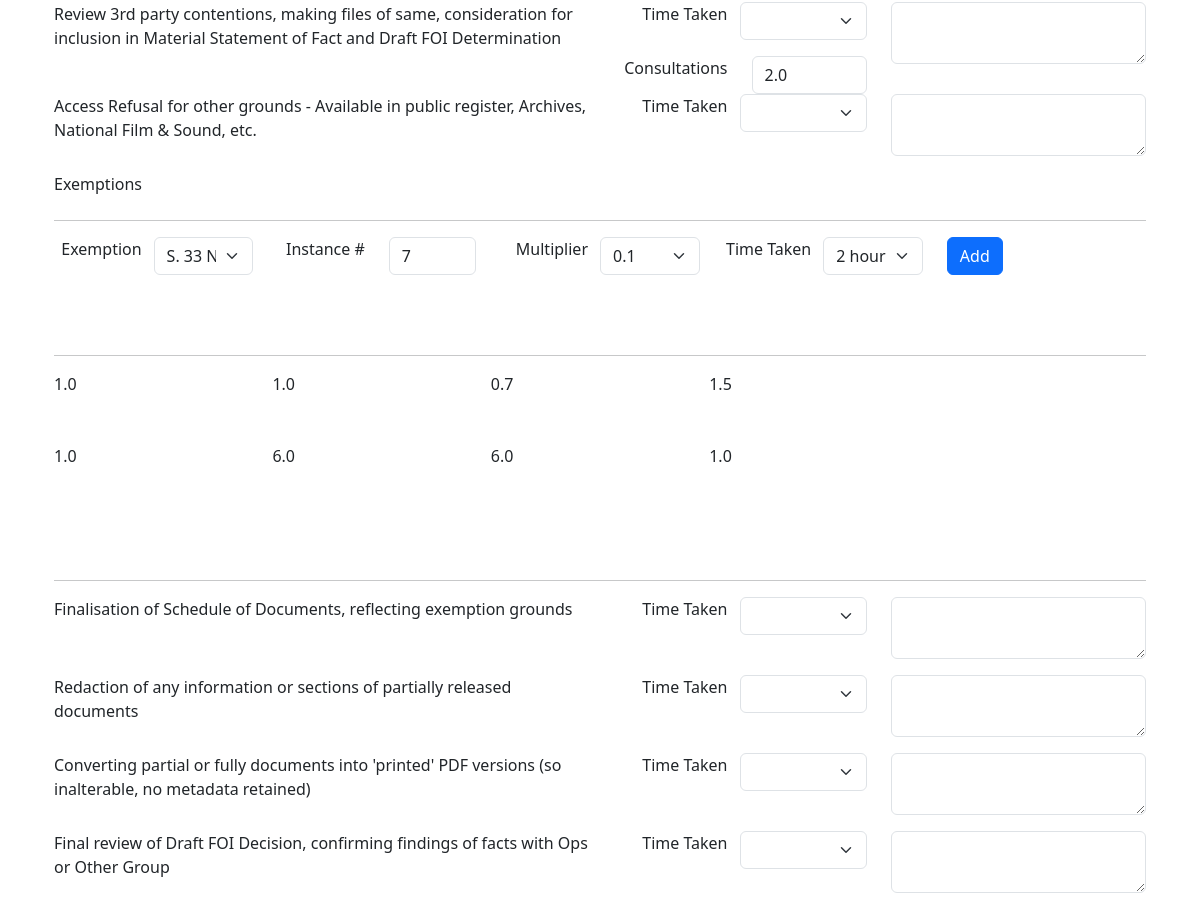
The page /edit_survey/3 (signed in, middle part) on the database as committed earlier.
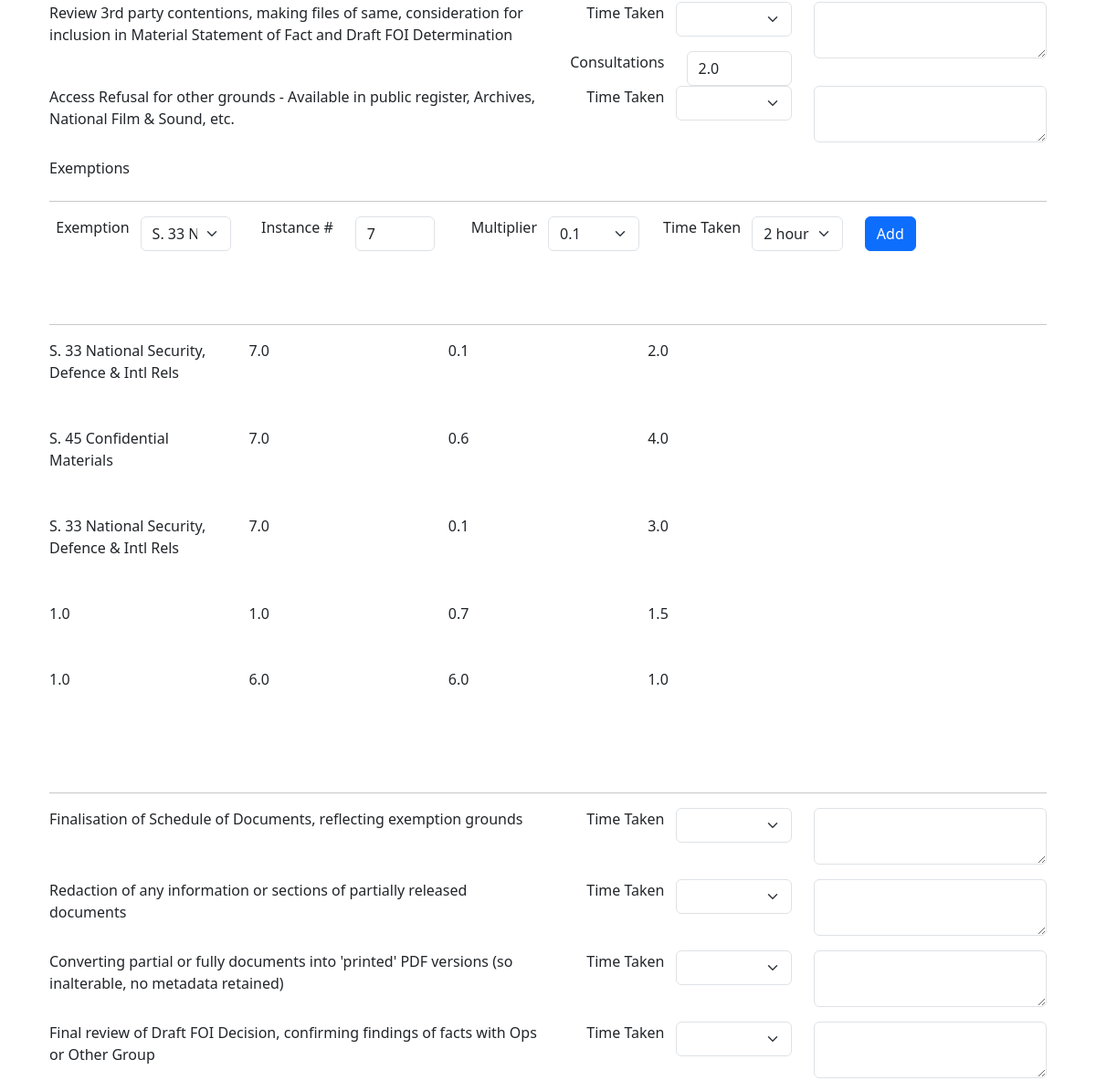
The same page on the database as committed later.
### app/models.py (models this page shows, shortened)
class Exemption(db.Model):
    id: so.Mapped[int] = so.mapped_column(primary_key=True)
    exemption_name: so.Mapped[str] = so.mapped_column(sa.String(140))
    exemption_instance: so.Mapped[float] = so.mapped_column(sa.Float)
    exemption_multiplier: so.Mapped[float] = so.mapped_column(sa.Float)
    exemption_time: so.Mapped[float] = so.mapped_column(sa.Float)
    timestamp: so.Mapped[datetime] = so.mapped_column(
        index=True, default=lambda: datetime.now(timezone.utc))
    survey_id: so.Mapped[int] = so.mapped_column(sa.ForeignKey(Survey.id),
                                               index=True)
    author: so.Mapped[Survey] = so.relationship(back_populates='exemptions')

### app/routes.py (the view, shortened to what this page needs)
@app.route('/edit_survey/<id>', methods=['GET', 'POST'])
@login_required
def edit_survey(id):
    survey = db.first_or_404(sa.select(Survey).where(Survey.id == id))
    form1 = EditSurveyForm(id)
    form2 = ExemptionForm()
    if form1.validate_on_submit():
        survey.survey_name = form1.survey_name.data
        survey.field1 = form1.field1.data
        survey.comment1=form1.comment1.data
        survey.field2 = form1.field2.data
        survey.comment2=form1.comment2.data
        survey.field3 = form1.field3.data
        survey.comment3 = form1.comment3.data
        survey.field4 = form1.field4.data
        survey.comment4 = form1.comment4.data
        survey.field5 = form1.field5.data
        survey.comment5 = form1.comment5.data
        survey.field6 = form1.field6.data
        survey.comment6 = form1.comment6.data
        survey.field7 = form1.field7.data
        survey.comment7 = form1.comment7.data
        survey.field8 = form1.field8.data
        survey.comment8 = form1.comment8.data
        survey.field9 = form1.field9.data
        survey.comment9 = form1.comment9.data
        survey.field10 = form1.field10.data
        survey.comment10 = form1.comment10.data
        survey.field11 = form1.field11.data
        survey.field12 = form1.field12.data
        survey.comment12 = form1.comment12.data
        survey.field13 = form1.field13.data
        survey.comment13 = form1.comment13.data
        survey.field14 = form1.field14.data
        survey.comment14 = form1.comment14.data
        survey.field15 = form1.field15.data
        survey.comment15 = form1.comment15.data
        survey.field16 = form1.field16.data
        survey.comment16 = form1.comment16.data
        survey.field17 = form1.field17.data
        survey.comment17 = form1.comment17.data
        survey.field18 = form1.field18.data
        survey.comment18 = form1.comment18.data
        survey.field19 = form1.field19.data
        survey.comment19 = form1.comment19.data
        survey.result=form1.result.data
        db.session.commit()
        flash('Your changes have been saved.')
        return redirect(url_for('edit_survey', id=id))
    elif request.method == 'GET':
        form1.survey_name.data = survey.survey_name
        form1.field1.data = survey.field1
        form1.comment1.data = survey.comment1
        form1.field2.data = survey.field2
        form1.comment2.data = survey.comment2
        form1.field3.data = survey.field3
        form1.comment3.data = survey.comment3
        form1.field4.data = survey.field4
        form1.comment4.data = survey.comment4
        form1.field5.data = survey.field5
        form1.comment5.data = survey.comment5
        form1.field6.data = survey.field6
        form1.comment6.data = survey.comment6
        form1.field7.data = survey.field7
        form1.comment7.data = survey.comment7
        form1.field8.data = survey.field8
        form1.comment8.data = survey.comment8
        form1.field9.data = survey.field9
        form1.comment9.data = survey.comment9
        form1.field10.data = survey.field10
        form1.comment10.data = survey.comment10
        form1.field11.data = survey.field11
        form1.field12.data = survey.field12
        form1.comment12.data = survey. comment12
        form1.field13.data = survey.field13
        form1.comment13.data = survey.comment13
        form1.field14.data = survey.field14
        form1.comment14.data = survey.comment14
        form1.field15.data = survey.field15
        form1.comment15.data = survey.comment15
        form1.field16.data = survey. field16
        form1.comment16.data = survey.comment16
        form1.field17.data = survey.field17
        form1.comment17.data = survey.comment17
        form1.field18.data = survey.field18
        form1.comment18.data = survey.comment18
        form1.field19.data = survey.field19
        form1.comment19.data = survey.comment19
        form1.result.data = survey.result
    exemptions = db.paginate(survey.following_exemptions(),error_out=False)
    return render_template('edit_survey.html', exemptions=exemptions.items, title='Edit Survey',
                           form1=form1,form2=form2)

### app/forms.py (called while the page is built)
    @staticmethod
    def load_exemptions():
        choices = []
        csv_file_path = os.path.join(current_app.root_path, 'static', 'dropdowns', 'exemptions.csv')
        with open(csv_file_path, mode='r') as file:
            reader = csv.reader(file)
            for row in reader:
                choices.append((row[0], row[1]))
        return choices

### app/models.py (called while the page is built)
@login.user_loader
def load_user(id):
    return db.session.get(User, int(id))

    def following_exemptions(self):
        return (
        sa.select(Exemption)
        .join(Survey, Exemption.survey_id == Survey.id)  # Fix here
        .where(Survey.id == self.id)
        .group_by(Exemption)
        .order_by(Exemption.timestamp.desc())
    )

### app/routes.py (called while the page is built)
@app.before_request
def before_request():
    if current_user.is_authenticated:
        current_user.last_seen = datetime.now(timezone.utc)
        db.session.commit()

### app/templates/edit_survey.html (shortened to what this page needs)
{% extends "base.html" %}
{% import "form_layouts.html" as wtf %}
{% block content %}
    {{ wtf.survey_form(form1,form2,exemptions) }}
{% endblock %}

### app/templates/form_layouts.html (shortened to what the changed rows need)
{% macro survey_form(form1,form2,exemptions, action="", method="post", id="", novalidate=False) %}
    <form
      {%- if action != None %} action="{{ action }}"{% endif -%}
      {%- if method %} method="{{ method }}"{% endif %}
      {%- if novalidate %} novalidate{% endif -%}>
      {% set ns = namespace(first_field=true) %}
      <div class="container">
              <div class="row pb-5">
                        {% for exemption in exemptions %}
                        {% include '_exemption.html' %}
                      {% endfor %}
              </div>
      </div>
    </form>
{% endmacro %}

### app/templates/_exemption.html
<div class="row pb-5">
        <div class="col">
            {{ exemption.exemption_name}}
        </div>
        <div class="col">
            {{ exemption.exemption_instance}}
        </div>
        <div class="col">
            {{ exemption.exemption_multiplier}}
        </div>
        <div class="col">
            {{ exemption.exemption_time}}
        </div>
        <div class="col">
        </div>
</div>

Rows that differ between the two databases and show on the page:
added Exemption: exemption_name "S. 33 National Security, Defence & Intl Rels", exemption_instance "7.0", exemption_multiplier "0.1", exemption_time "2.0"
added Exemption: exemption_name "S. 45 Confidential Materials", exemption_instance "7.0", exemption_multiplier "0.6", exemption_time "4.0"
added Exemption: exemption_name "S. 33 National Security, Defence & Intl Rels", exemption_instance "7.0", exemption_multiplier "0.1", exemption_time "3.0"
